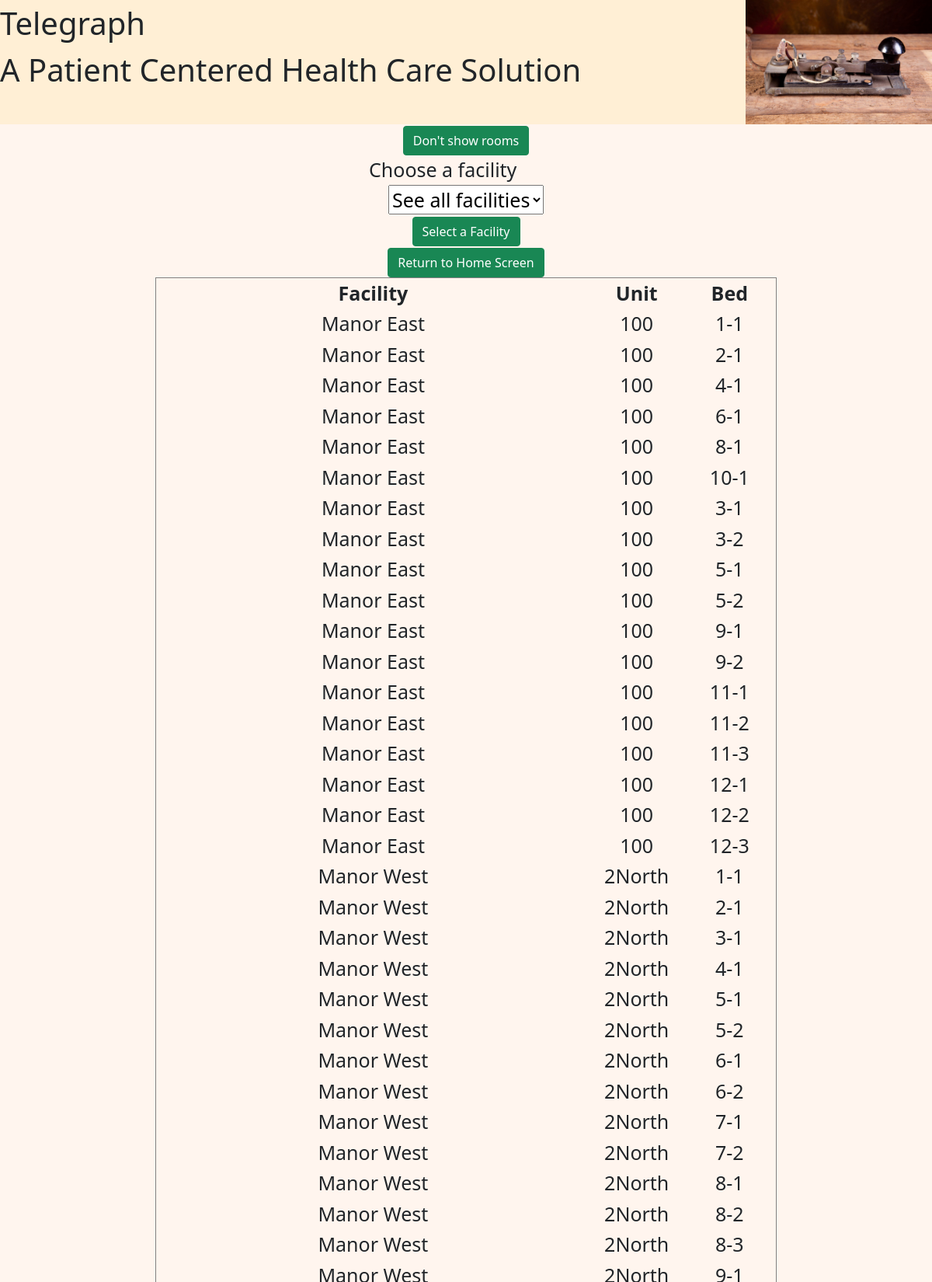
Screenshot of /organization/view_facility_beds/ (upper part) with the database file from the repository.
### organization/models.py (models this page shows, shortened)
class Facility_Rooms(models.Model):
    unit =  models.ForeignKey(Units, on_delete=models.CASCADE, default=None, null=True)
    room_number = models.CharField(max_length=30, null=False)
    bed_number = models.CharField(max_length=30, null=False)

class Units(models.Model):
    facility = models.ForeignKey(Facility, on_delete=models.CASCADE, default=None, null=True)
    unit_name = models.CharField(max_length=30, null=False)
    class Meta:
        order_with_respect_to = 'facility'

class Facility(models.Model):
    name = models.CharField(max_length=100, null=False, unique=True)
    address_1 = models.CharField(max_length=30, null=False, default='')
    address_2 = models.CharField(max_length=30, null=False, default='')
    address_3 = models.CharField(max_length=30, null=False, default='')
    city = models.CharField(max_length=30, null=False, default='')
    state = models.CharField(max_length=2, null=False, default='')
    zip_code = models.CharField(max_length=12, null=False, default='')
    phone_number = models.CharField(max_length=15, null=False, default='')
    fax_number = models.CharField(max_length=15, null=False, default='')
    class Meta:
        order_with_respect_to = 'name'

### organization/views.py (the view)
# urls.py: path('view_facility_beds/', views.view_facility_beds, name='view_facility_beds'),
def view_facility_beds(request):
    FacilityList = Facility.objects.all()
    if len(FacilityList)==0:
        return render(request,
            'organization/view_units.html',
            {'error_message':'No_Facilities'})
    no_rooms=False
    if request.method=='POST':
        no_rooms = request.POST.get('no_rooms')=='True'
        if no_rooms:
            print('no rooms')
        else:
            print('rooms')
        this_facility=''
        facility_name = request.POST.get('facility_dropdown')
        print(facility_name)
        if not(facility_name =='see_all' or facility_name == ''):
            this_facility =Facility.objects.get(name=facility_name)
            all_units = Units.objects.filter(facility=this_facility).order_by('facility')
        else:
            all_units = Units.objects.all().order_by('facility')
        BedList = Facility_Rooms.objects.filter(unit__in=all_units)
        if no_rooms:
            return render(request,
                'organization/view_units_no_rooms.html',
                {'FacilityList':FacilityList,
                'which_facilty': this_facility,
                'all_units':all_units,
                'no_rooms':no_rooms})
        else:
            return render(request,
                'organization/view_units.html',
                {'FacilityList':FacilityList,
                'which_facilty': this_facility,
                'BedList':BedList,
                'no_rooms':no_rooms})
    else:
        BedList = Facility_Rooms.objects.all().order_by('unit')
        this_facility=''
        return render(request,
            'organization/view_units.html',
            {'FacilityList':FacilityList,
            'which_facilty': this_facility,
            'BedList':BedList})

### organization/templates/organization/view_units.html (shortened to what this page needs)
{% extends 'Base.html' %}
{% block content %}
<center>
    <form method="POST">
        <button type="submit" class="btn btn-success">Don't show rooms</button>
    </form>
<form method="POST">
    <label for="facility_dropdown">Choose a facility</label><br>
    <select name="facility_dropdown" id="facility_dropdown">
        <option value='see_all'>See all facilities</option>
    </select><br>
    <button type="submit" class="btn btn-success">Select a Facility</button>
</form>
<form action='/'><button type="submit" class="btn btn-success">Return to Home Screen</button></form>
    <table border="1" class="center" style="width:800px">
        <colgroup>
            <col span="1" style="width: 70%;">
            <col span="1" style="width: 15%;">
            <col span="1" style="width: 15%;">
        </colgroup>
        <tbody>
            <tr>
                <th style="text-align:center">Facility</th>
                <th style="text-align:center">Unit</th>
                <th style="text-align:center">Bed</th>
            </tr>
            {% for one_bed in BedList %}
            <tr>
                <td style="text-align:center">{{one_bed.unit.facility.name}}</td>
                <td style="text-align:center">{{one_bed.unit.unit_name}}</td>
                <td style="text-align:center">{{one_bed.room_number}}-{{one_bed.bed_number}}</td>
            </tr>
            {% endfor %}
        </tbody>
    </table>
</center>
{% endblock %}

### Static/css/style.css (style rules this page uses)
body { background: seashell; font-size: 25px; position: relative; }
label { display: inline-block; clear: left; width: 250px; text-align: left; }

### rows the page displays
Facility_Rooms: unit.facility.name "Manor East", unit.unit_name "100", room_number "1", bed_number "1"
Facility_Rooms: unit.facility.name "Manor East", unit.unit_name "100", room_number "2", bed_number "1"
Facility_Rooms: unit.facility.name "Manor East", unit.unit_name "100", room_number "4", bed_number "1"
Facility_Rooms: unit.facility.name "Manor East", unit.unit_name "100", room_number "6", bed_number "1"
Facility_Rooms: unit.facility.name "Manor East", unit.unit_name "100", room_number "8", bed_number "1"
Facility_Rooms: unit.facility.name "Manor East", unit.unit_name "100", room_number "10", bed_number "1"
Facility_Rooms: unit.facility.name "Manor East", unit.unit_name "100", room_number "3", bed_number "1"
Facility_Rooms: unit.facility.name "Manor East", unit.unit_name "100", room_number "3", bed_number "2"
Facility_Rooms: unit.facility.name "Manor East", unit.unit_name "100", room_number "5", bed_number "1"
Facility_Rooms: unit.facility.name "Manor East", unit.unit_name "100", room_number "5", bed_number "2"
Facility_Rooms: unit.facility.name "Manor East", unit.unit_name "100", room_number "9", bed_number "1"
Facility_Rooms: unit.facility.name "Manor East", unit.unit_name "100", room_number "9", bed_number "2"
Facility_Rooms: unit.facility.name "Manor East", unit.unit_name "100", room_number "11", bed_number "1"
Facility_Rooms: unit.facility.name "Manor East", unit.unit_name "100", room_number "11", bed_number "2"
Facility_Rooms: unit.facility.name "Manor East", unit.unit_name "100", room_number "11", bed_number "3"
Facility_Rooms: unit.facility.name "Manor East", unit.unit_name "100", room_number "12", bed_number "1"
Facility_Rooms: unit.facility.name "Manor East", unit.unit_name "100", room_number "12", bed_number "2"
Facility_Rooms: unit.facility.name "Manor East", unit.unit_name "100", room_number "12", bed_number "3"
Facility_Rooms: unit.facility.name "Manor West", unit.unit_name "2North", room_number "1", bed_number "1"
Facility_Rooms: unit.facility.name "Manor West", unit.unit_name "2North", room_number "2", bed_number "1"
Facility_Rooms: unit.facility.name "Manor West", unit.unit_name "2North", room_number "3", bed_number "1"
Facility_Rooms: unit.facility.name "Manor West", unit.unit_name "2North", room_number "4", bed_number "1"
Facility_Rooms: unit.facility.name "Manor West", unit.unit_name "2North", room_number "5", bed_number "1"
Facility_Rooms: unit.facility.name "Manor West", unit.unit_name "2North", room_number "5", bed_number "2"
Facility_Rooms: unit.facility.name "Manor West", unit.unit_name "2North", room_number "6", bed_number "1"
Facility_Rooms: unit.facility.name "Manor West", unit.unit_name "2North", room_number "6", bed_number "2"
Facility_Rooms: unit.facility.name "Manor West", unit.unit_name "2North", room_number "7", bed_number "1"
Facility_Rooms: unit.facility.name "Manor West", unit.unit_name "2North", room_number "7", bed_number "2"
Facility_Rooms: unit.facility.name "Manor West", unit.unit_name "2North", room_number "8", bed_number "1"
Facility_Rooms: unit.facility.name "Manor West", unit.unit_name "2North", room_number "8", bed_number "2"
Facility_Rooms: unit.facility.name "Manor West", unit.unit_name "2North", room_number "8", bed_number "3"
